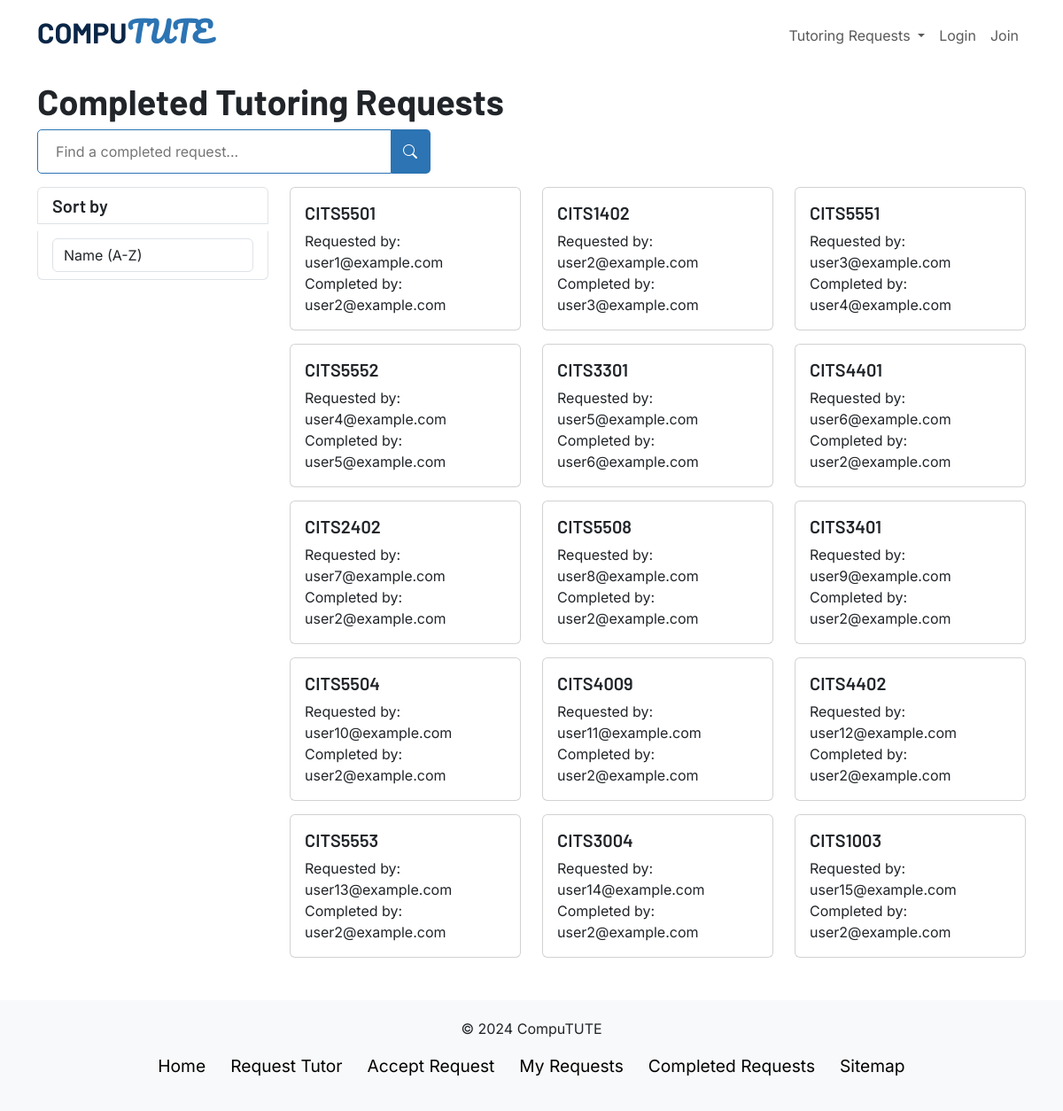
The page /completedrequests/ on the database as committed earlier.
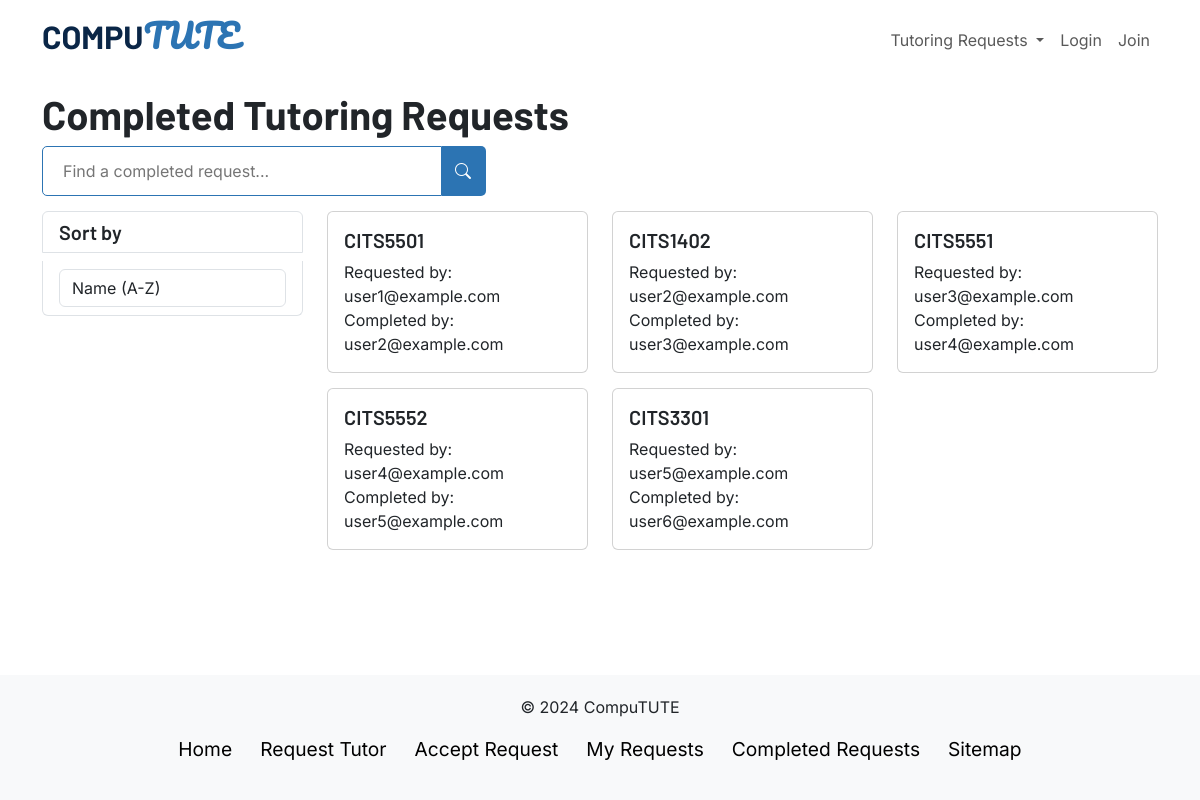
The same page on the database as committed later.
### app.py (models this page shows, shortened)
class Request(db.Model):
    requestID = db.Column(db.Integer, primary_key=True)
    userID = db.Column(db.Integer, db.ForeignKey('user.userID'))
    tutorID = db.Column(db.Integer, db.ForeignKey('tutor.tutorID'))
    unit = db.Column(db.String(150), nullable=False)
    user = db.relationship('User', back_populates='requests')
    tutor = db.relationship('Tutor', back_populates='requests')

class User(db.Model, UserMixin):
    userID = db.Column(db.Integer, primary_key=True)
    userEmail = db.Column(db.String(150), unique=True, nullable=False)
    userPassword = db.Column(db.String(150), nullable=False)
    requests = db.relationship('Request', back_populates='user')

### app.py (the view)
@app.route('/completedrequests/<searched>', methods=["GET"])
@app.route('/completedrequests', methods=["GET"])
@app.route('/completedrequests/', methods=["GET"])
def view_completed_requests(searched = None):
    if request.method == "GET":
        requests_array = []
        if(searched != None):
            query = db.session.query(Request).filter(Request.unit.like(f'%{searched}%'))
            requests = query.all()
        else:
            requests = Request.query.all()
        for request_info in requests:
            if(request_info.tutorID != None):
                user_requesting = User.query.get(request_info.userID)
                tutor_responded = Tutor.query.get(request_info.tutorID)
                tutor_responded_user = User.query.get(tutor_responded.userID)
                new_request = {"id": request_info.requestID, "user": user_requesting.userEmail, "unit": request_info.unit, "tutor": tutor_responded_user.userEmail}
                requests_array.append(new_request)
        return render_template("completedrequests.html", requests=requests_array)

### templates/completedrequests.html (shortened to what this page needs)
{% extends "layout.html" %}
{% block head %}
{{ super() }}
<link rel="stylesheet" href="{{ url_for('static', filename='css/requests.css') }}">
{% endblock %}
{% block content %}
<div class="container">
  <div class="row">
    <h1 class="title">Completed Tutoring Requests</h1>
    <div class="col-md-12">
      <form action="/searchcomp" method="POST" id="searchForm" class="d-flex">
        <input name="searched_unit" id="searched_unit" class="search-field" type="search" placeholder="Find a completed request..." aria-label="Search">
        <button class="search-btn" type="submit">
          <i class="bi bi-search"></i>
        </button>
      </form>
    </div>
  </div>
  <div class="row mb-5">
    <div class="col-md-3 sort-section">
      <div class="list-group">
        <h5 class="list-group-item">Sort by</h5>
        <div class="list-group-item">
          <select class="form-control" id="sort">
            <option value="name_asc">Name (A-Z)</option>
          </select>
        </div>
      </div>
    </div>
    <div class="col-md-9 items-section">
      <div class="row">
        {% for request in requests %}
          <div class="col-md-4">
            <div class="card">
              <div class="card-body">
                <h5 class="card-title">{{ request['unit'] }}</h5>
                <p class="card-text">Requested by:</p>
                <p class="card-text">{{ request['user'] }} </p>
                <p class="card-text">Completed by:</p>
                <p class="card-text">{{ request['tutor'] }}</p>
              </div>
            </div>
          </div>
        {% endfor %}
      </div>
    </div>
  </div>
</div>
{% endblock %}

Rows that differ between the two databases and show on the page:
no longer on this page (row edited): Request: unit "CITS4401"
no longer on this page (row edited): Request: unit "CITS2402"
no longer on this page (row edited): User: user "user7@example.com"
no longer on this page (row edited): Request: unit "CITS5508"
no longer on this page (row edited): User: user "user8@example.com"
no longer on this page (row edited): Request: unit "CITS3401"
no longer on this page (row edited): User: user "user9@example.com"
no longer on this page (row edited): Request: unit "CITS5504"
no longer on this page (row edited): User: user "user10@example.com"
no longer on this page (row edited): Request: unit "CITS4009"
no longer on this page (row edited): User: user "user11@example.com"
no longer on this page (row edited): Request: unit "CITS4402"
no longer on this page (row edited): User: user "user12@example.com"
no longer on this page (row edited): Request: unit "CITS5553"
no longer on this page (row edited): User: user "user13@example.com"
no longer on this page (row edited): Request: unit "CITS3004"
no longer on this page (row edited): User: user "user14@example.com"
no longer on this page (row edited): Request: unit "CITS1003"
no longer on this page (row edited): User: user "user15@example.com"
Other text that changed with them:
list line gone: "Requested by: Completed by:"
list line gone: "user6@example.com"
list line gone: "user2@example.com"
